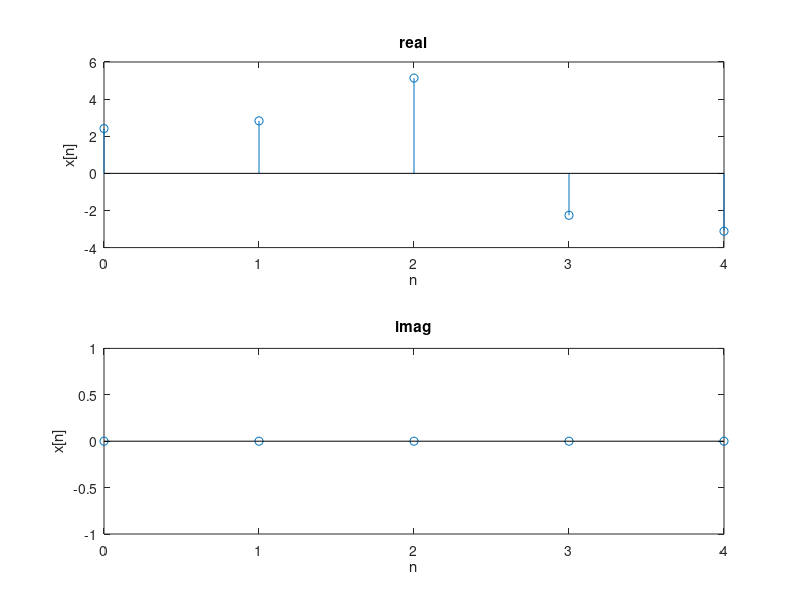
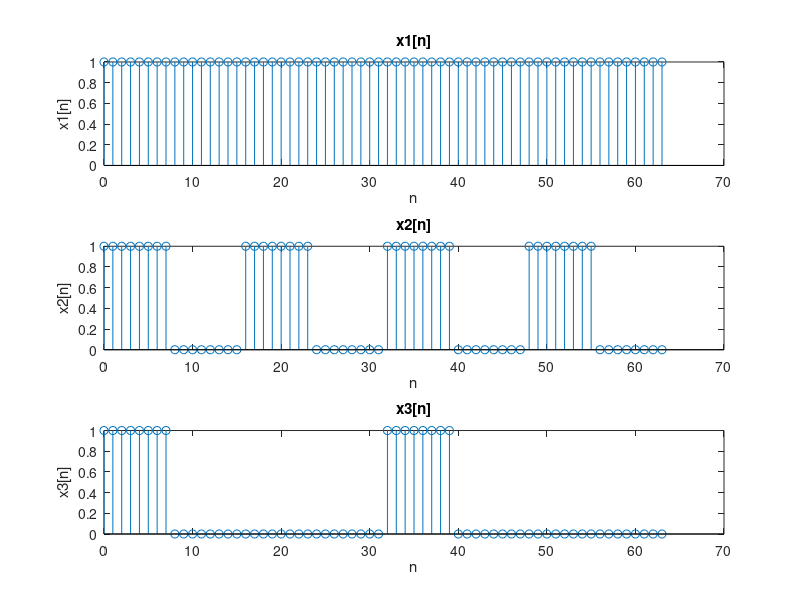
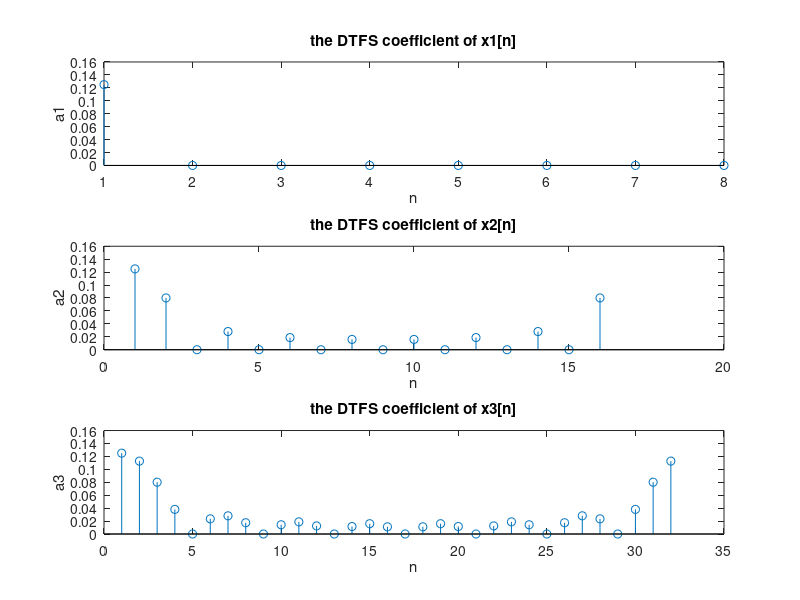
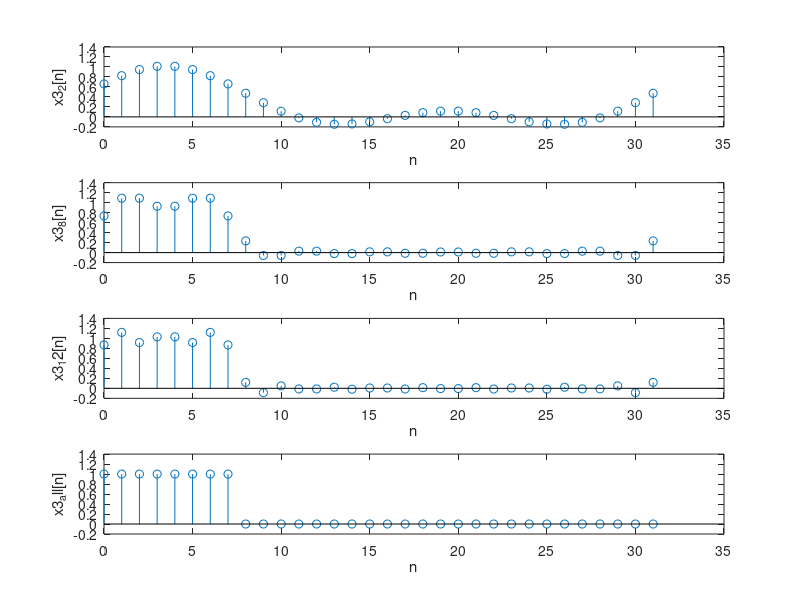

The MATLAB source for these figures, in order:

%%%% 3.5

%%% a

clc;
clear;
clf;

%%% b
a = [1 2 * exp(-(pi / 2) * 1i) exp((pi / 4) * 1i) exp(-(pi / 4) * 1i) 2 * exp((pi / 2) * 1i)];

%%% c
figure(1);
x = 5 * ifft(a);
subplot(2, 1, 1), stem(0:4, real(x)), xlabel('n'), ylabel('x[n]'), title('real');
subplot(2, 1, 2), stem(0:4, imag(x)), xlabel('n'), ylabel('x[n]'), title('imag');

%%% d
figure(2);
X = 0:63;
N1 = 8;
N2 = 16;
N3 = 32;
x1 = ones(1, 8);
x11 = [x1 x1 x1 x1 x1 x1 x1 x1];
x2 = [ones(1, 8) zeros(1, 8)];
x22 = [x2 x2 x2 x2];
x3 = [ones(1, 8) zeros(1, 24)];
x33 = [x3 x3];
subplot(3, 1, 1), stem(X, x11), xlabel('n'), ylabel('x1[n]'), title('x1[n]');
subplot(3, 1, 2), stem(X, x22), xlabel('n'), ylabel('x2[n]'), title('x2[n]');
subplot(3, 1, 3), stem(X, x33), xlabel('n'), ylabel('x3[n]'), title('x3[n]');

%e
figure(3);
a1 = fft(x1) / 64;
a2 = fft(x2) / 64;
a3 = fft(x3) / 64;
subplot(3, 1, 1), stem(1:8, abs(a1)), xlabel('n'), ylabel('a1'), title('the DTFS coefficient of x1[n]');
subplot(3, 1, 2), stem(1:16, abs(a2)), xlabel('n'), ylabel('a2'), title('the DTFS coefficient of x2[n]');
subplot(3, 1, 3), stem(1:32, abs(a3)), xlabel('n'), ylabel('a3'), title('the DTFS coefficient of x3[n]');

%fg
figure(4);
x3 = [ones(1, 8) zeros(1, 24)];
n = 0:31;
a33 = fft(x3) * 1/32;
x3_2 = zeros(1, 32);
x3_8 = zeros(1, 32);
x3_12 = zeros(1, 32);
x3_all = zeros(1, 32);

for j = -2:2

    if j < 0
        k = 32 + j;
        x3_2 = x3_2 + a33(k + 1) * exp(2 * pi / 32 * n * k * 1i);
    else
        x3_2 = x3_2 + a33(j + 1) * exp(2 * pi / 32 * n * j * 1i);
    end

end

for j = -8:8

    if j < 0
        k = 32 + j;
        x3_8 = x3_8 + a33(k + 1) * exp(2 * pi / 32 * n * 1i * k);
    else
        x3_8 = x3_8 + a33(j + 1) * exp(2 * pi / 32 * n * 1i * j);
    end

end

for j = -12:12

    if j < 0
        k = 32 + j;
        x3_12 = x3_12 + a33(k + 1) * exp(2 * pi / 32 * n * 1i * k);
    else
        x3_12 = x3_12 + a33(j + 1) * exp(2 * pi / 32 * n * 1i * j);
    end

end

for j = -15:16

    if j < 0
        k = 32 + j;
        x3_all = x3_all + a33(k + 1) * exp(2 * pi / 32 * n * 1i * k);
    else
        x3_all = x3_all + a33(j + 1) * exp(2 * pi / 32 * n * 1i * j);
    end

end

subplot(4, 1, 1), stem(n, real(x3_2)), xlabel('n'), ylabel('x3_2[n]');
subplot(4, 1, 2), stem(n, real(x3_8)), xlabel('n'), ylabel('x3_8[n]');
subplot(4, 1, 3), stem(n, real(x3_12)), xlabel('n'), ylabel('x3_12[n]');
subplot(4, 1, 4), stem(n, real(x3_all)), xlabel('n'), ylabel('x3_all[n]');

%h
figure(5);
subplot(2, 1, 1), stem(n, real(x3_all)), xlabel('n'), ylabel('x3_all[n]');
subplot(2, 1, 2), stem(n, x3), xlabel('n'), ylabel('x3[n]');
